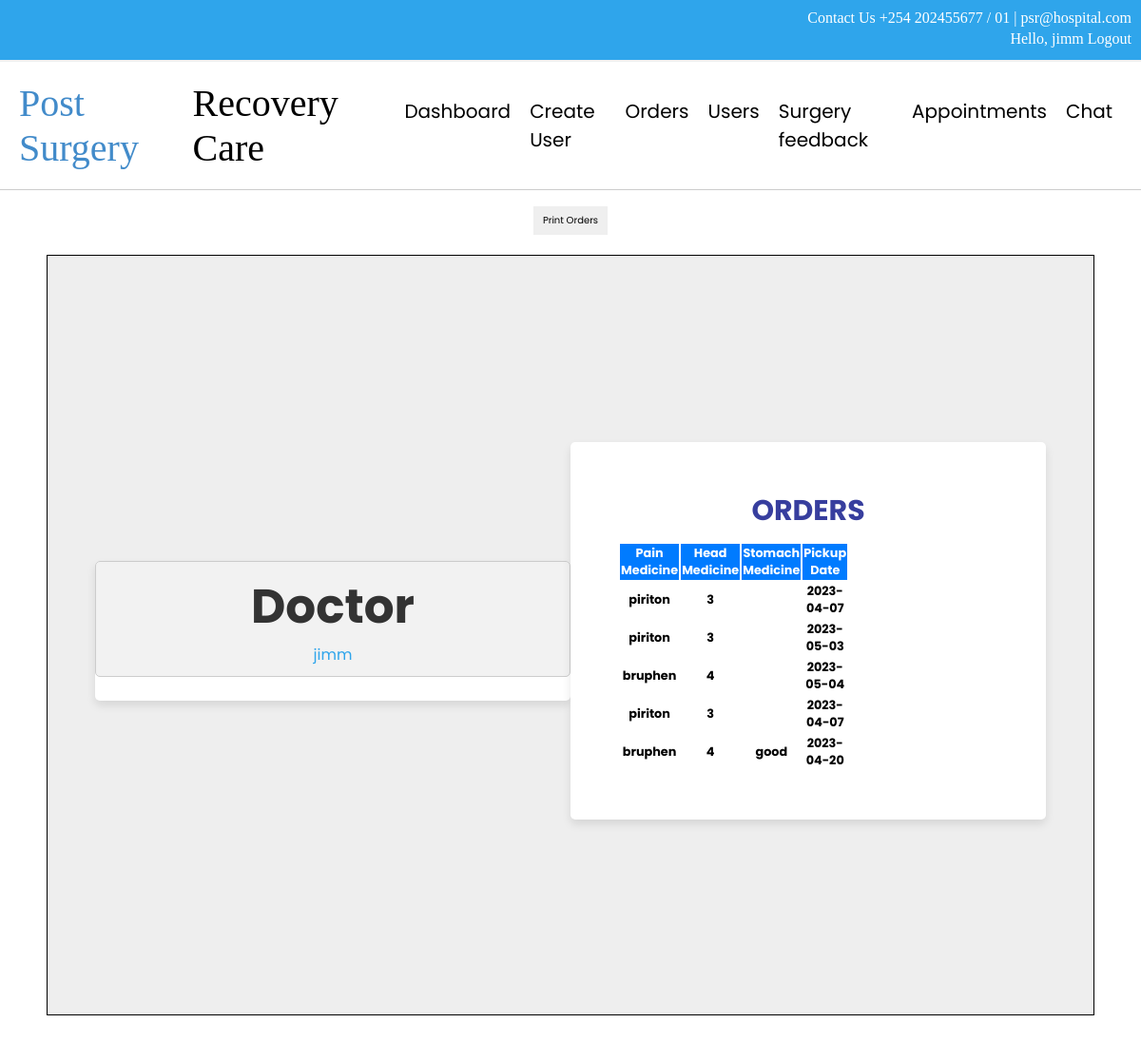
The page /admin/medicine.php (signed in) on the database its author committed.
### tables this page shows
CREATE TABLE `prescription` (
  `pain` text NOT NULL,
  `amount` text NOT NULL,
  `adate` date NOT NULL,
  `message` text NOT NULL
);

### admin/medicine.php (the view, shortened to what this page needs)
<?php
include '../config.php';
?>
<!DOCTYPE html>
<html lang="en">
<head>
   <link href="../css/nav.css" type="text/css" rel="stylesheet">
   <link rel="stylesheet" href="print.css" media="print">
</head>
<body>
   <div class="top">
      <div>
       Contact Us +254 202455677 / 01 | psr@hospital.com
       <br>
          Hello, <?php echo $_SESSION['admin_name']; ?>
       <a href="../login_form.php">Logout</a>
      </div>
   </div>
  <nav class="navbar">
  <div class="logo">
    <a href="#" class="logo-text">
      <span class="logo-part-1">Post Surgery</span>
      <span class="logo-part-2">Recovery Care</span>
    </a>
  </div>
  <ul class="nav-links">
    <li><a href="dashboard.php">Dashboard</a></li>
    <li><a href="create_user.php">Create User</a></li>
    <li><a href="medicine.php">Orders</a></li>
    <li><a href="users.php">Users</a></li>
    <li><a href="surgeryf.php">Surgery feedback</a></li>
    <li><a href="reserve.php">Appointments</a></li>
    <li><a href="../chatlogin.php">Chat</a></li>
  </ul>
</nav>
   <h1><button  class="print" type="button" onclick="window.print('.form-container')">Print Orders</button><h1>
   <div class="container">
      <div class="content">
         <div class="form-container" style="border: 1px solid black;">
           <form class="doctor"><h1>Doctor<br> <span><?php echo $_SESSION['admin_name'] ?></span></h1><br></form>
          <form action="users.php" method="post">
    <h3>ORDERS</h3>
    <table>
        <?php
$sql = "SELECT * FROM prescription";
$result = mysqli_query($conn, $sql);
echo "<table>";
echo "<tr><th> Pain Medicine</th><th>Head Medicine</th><th>Stomach Medicine</th><th> Pickup Date</th></tr>";
while ($row = mysqli_fetch_assoc($result)) {
    echo "<tr>";
    echo "<td>" . $row['pain'] . "</td>";
    echo "<td>" . $row['amount'] . "</td>";
    echo "<td>" . $row['message'] . "</td>";
    echo "<td>" . $row['adate'] . "</td>";
    echo "</tr>";
}
echo "</table>";
?>
    </table>
</form>
         </div>
      </div>
   </div>
</body>
</html>

### css/nav.css (style rules this page uses)
* { font-family: 'Poppins', sans-serif; margin:0; padding:0; box-sizing: border-box; outline: none; border:none; text-decoration: none; }
.container { min-height: 100vh; display: flex; align-items: center; justify-content: center; padding:20px; padding-bottom: 60px; width: 100%; }
.container .content { text-align: center; }
.container .content h3 { font-size: 30px; color:rgb(55, 62, 158); }
.container .content h1 { font-size: 50px; color:#333; }
.container .content h1 span { color:#2FA5EB; }
.form-container { min-height: 100vh; display: flex; align-items: center; justify-content: center; padding:50px; padding-bottom: 60px; background: #eee; }
.form-container form { padding:50px; border-radius: 5px; box-shadow: 0 5px 10px rgba(0,0,0,.1); background: #fff; text-align: center; width: 500px; }
.form-container form h3 { font-size: 30px; text-transform: uppercase; margin-bottom: 10px; color:#333; }
.top { width:100%; background-color:#2FA5EB ; border-bottom:2px solid #f0f0f0; display: flex; }
.top div { width:1200px; color:#fff; background-color:#2FA5EB ; font-family:calibri; padding:10px; text-align:right; }
.top div a { color: #fff; font-family:calibri; }
.navbar { display: flex; justify-content: space-between; align-items: center; padding: 20px; background-color: #fff; border-bottom: 1px solid #ccc; }
.logo-text { display: flex; align-items: center; text-decoration: none; color: #000; }
.logo-part-1 { font-size: 40px; font-family: forte; color: #428bca; }
.logo-part-2 { font-size: 40px; font-family: forte; color: #000; }
.nav-links { position: sticky; display: flex; list-style: none; margin: 0; padding: 0; }
.nav-links li { margin: 0 10px; }
.nav-links a { text-decoration: none; color: #000; font-size: 20px; }
table { font-size: 0.4em; }
th, td { padding: 1px; }
td { width: 10px; }
th { background-color: #007bff; color: #fff; }
h1 { text-align: center; }
button { font-size: 10px; padding: 7px 10px; }
form.doctor { margin: 0; padding: 0; font-size: 16px; }
form.doctor h1 { margin: 0; padding: 10px; text-align: center; font-size: 28px; font-weight: bold; background-color: #f2f2f2; border: 1px solid #ccc; border-radius: 5px; }
form.doctor span { display: block; font-size: 16px; font-weight: normal; }

### rows shown on the page
prescription: pain "piriton", amount "3", adate "2023-04-07"
prescription: pain "piriton", amount "3", adate "2023-05-03"
prescription: pain "bruphen", amount "4", adate "2023-05-04"
prescription: pain "piriton", amount "3", adate "2023-04-07"
prescription: pain "bruphen", amount "4", message "good", adate "2023-04-20"

### other values the page prints
$_SESSION['admin_name'] "jimm"
